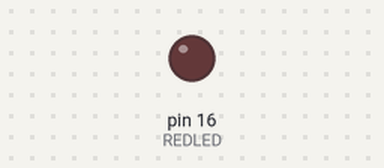
The sketch below on a simulated Arduino Uno, built with avr-gcc and run on an emulated ATmega328P. Shown: output pins drawn as LEDs (lit = HIGH).

Above: at 0.5 s.
At 5.0 s:
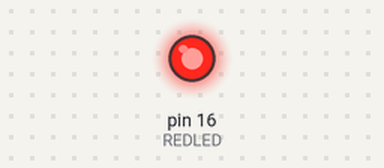
Timing chart, 0 to 6.9 s (numbered marks = the images above):
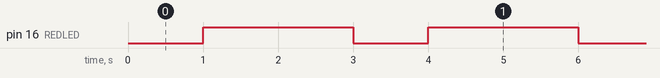

The sketch:

ESP8266_Blink.ino
```cpp
#define REDLED 16   // Corresponds to GPIO16 labelled pin D0 on NodeMCU board this pin is also connected to the LED cathode on the NodeMCU board

void setup() {
  pinMode(REDLED, OUTPUT);     // Initialize the LED_BUILTIN pin as an output
}

// the loop function runs over and over again forever
void loop() {
  digitalWrite(REDLED, LOW);   // Turn the LED on (Note that LOW is the voltage level
                                    // but actually the LED is on; this is because
                                    // it is acive low on the ESP-01)
  delay(1000);                      // Wait for a second
  digitalWrite(REDLED, HIGH);  // Turn the LED off by making the voltage HIGH
  delay(2000);                      // Wait for two seconds (to demonstrate the active low LED)
}
```

Measured:
- by itself, pin 16 (REDLED): alternates HIGH for 2.0 s and LOW for 1.0 s
